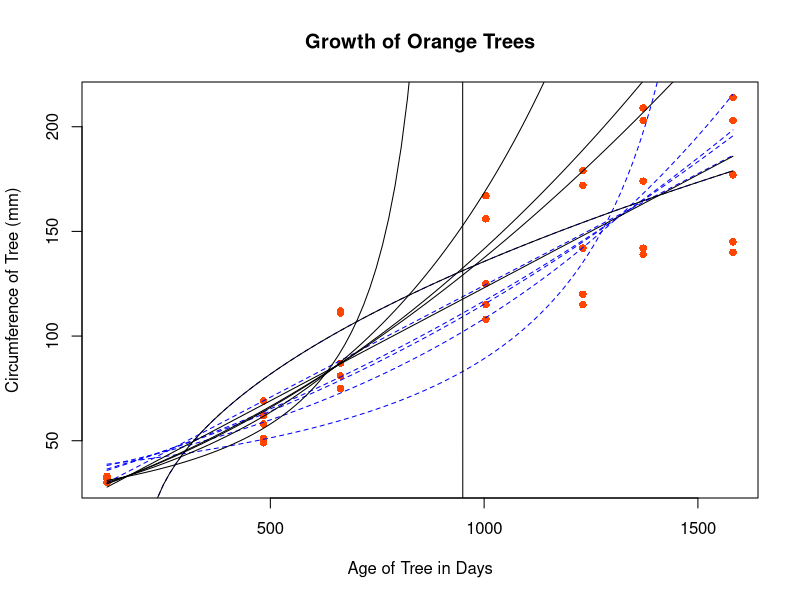

This figure's R source:
library(car)
library(tidyverse)

plot(circumference ~ age, data=Orange, pch=16, col="orangered", main="Growth of Orange Trees", xlab="Age of Tree in Days", ylab="Circumference of Tree (mm)")

# ggplot(Orange, aes(x=age, y=circumference)) + 
#   geom_point(color="orangered") +
#   labs(title="Growth of Orange Trees", x="Age of Tree in Days", y="Circumference of Tree (mm)") + 
#   theme_bw()
square_lm <- lm(circumference^2 ~ age, data=Orange)
curve(sqrt(-5005.48+23.4*x), add = TRUE, col = "blue", lty = 2)


# plot(circumference ~ age, data=Orange, pch=16, col="orangered", main="Growth of Orange Trees", xlab="Age of Tree in Days", ylab="Circumference of Tree (mm)")

o_lm <- lm(sqrt(circumference) ~ age, data=Orange)
curve((coef(o_lm)[1]+coef(o_lm)[2]*x)^2, add = TRUE, col = "blue", lty = 2)


# plot(circumference ~ age, data=Orange, pch=16, col="orangered", main="Growth of Orange Trees", xlab="Age of Tree in Days", ylab="Circumference of Tree (mm)")

o_lm <- lm(log(circumference) ~ age, data=Orange)
curve(exp(coef(o_lm)[1]+coef(o_lm)[2]*x), add = TRUE, col = "blue", lty = 2)


# plot(circumference ~ age, data=Orange, pch=16, col="orangered", main="Growth of Orange Trees", xlab="Age of Tree in Days", ylab="Circumference of Tree (mm)")
o_lm <- lm(1/(circumference) ~ age, data=Orange)
curve(1/(coef(o_lm)[1]+coef(o_lm)[2]*x), add = TRUE, col = "blue", lty = 2)


# plot(circumference ~ age, data=Orange, pch=16, col="orangered", main="Growth of Orange Trees", xlab="Age of Tree in Days", ylab="Circumference of Tree (mm)")
o_lm <- lm((circumference) ~ age, data=Orange)
curve((coef(o_lm)[1]+coef(o_lm)[2]*x), add = TRUE, col = "blue", lty = 2)


# plot(circumference ~ age, data=Orange, pch=16, col="orangered", main="Growth of Orange Trees", xlab="Age of Tree in Days", ylab="Circumference of Tree (mm)")
o_lm <- lm((circumference)^(0.4) ~ age, data=Orange)
curve((coef(o_lm)[1]+coef(o_lm)[2]*x)^(1/0.4), add = TRUE, col = "blue", lty = 2)

######
sub_o <- filter(Orange, age < 1000)

# plot(circumference ~ age, data=Orange, pch=16, col="orangered", main="Growth of Orange Trees", xlab="Age of Tree in Days", ylab="Circumference of Tree (mm)")
square_lm <- lm(circumference^2 ~ age, data=sub_o)
curve(sqrt(-5005.48+23.4*x), add = TRUE)


# plot(circumference ~ age, data=Orange, pch=16, col="orangered", main="Growth of Orange Trees", xlab="Age of Tree in Days", ylab="Circumference of Tree (mm)")
o_lm <- lm(sqrt(circumference) ~ age, data=sub_o)
curve((coef(o_lm)[1]+coef(o_lm)[2]*x)^2, add = TRUE)


# plot(circumference ~ age, data=Orange, pch=16, col="orangered", main="Growth of Orange Trees", xlab="Age of Tree in Days", ylab="Circumference of Tree (mm)")
o_lm <- lm(log(circumference) ~ age, data=sub_o)
curve(exp(coef(o_lm)[1]+coef(o_lm)[2]*x), add = TRUE)


# plot(circumference ~ age, data=Orange, pch=16, col="orangered", main="Growth of Orange Trees", xlab="Age of Tree in Days", ylab="Circumference of Tree (mm)")
o_lm <- lm(1/(circumference) ~ age, data=sub_o)
curve(1/(coef(o_lm)[1]+coef(o_lm)[2]*x), add = TRUE)


# plot(circumference ~ age, data=Orange, pch=16, col="orangered", main="Growth of Orange Trees", xlab="Age of Tree in Days", ylab="Circumference of Tree (mm)")

o_lm <- lm((circumference) ~ age, data=sub_o)
curve((coef(o_lm)[1]+coef(o_lm)[2]*x), add = TRUE)


# plot(circumference ~ age, data=Orange, pch=16, col="orangered", main="Growth of Orange Trees", xlab="Age of Tree in Days", ylab="Circumference of Tree (mm)")

o_lm <- lm((circumference)^(0.4) ~ age, data=sub_o)
curve((coef(o_lm)[1]+coef(o_lm)[2]*x)^(1/0.4), add = TRUE)

